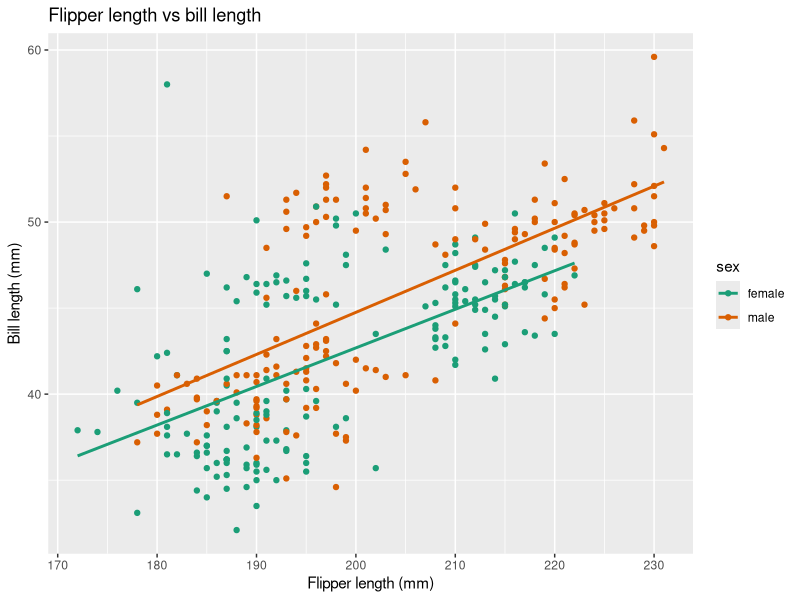
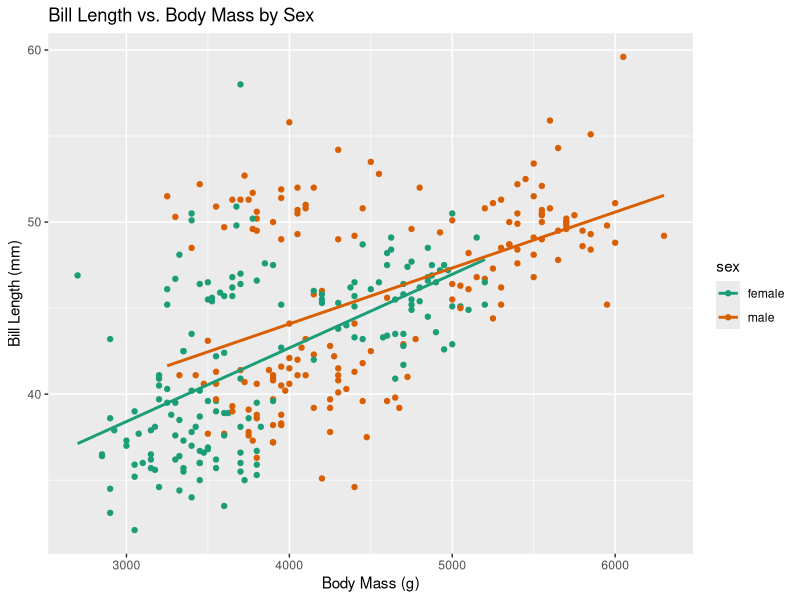

Generate these figures, in order, with R:
## ---- chunk 1
#| label: setup
#| message: false

library(tidyverse)
library(modeldata)
## ---- chunk 2
penguins_sm <- penguins %>% 
  filter(!is.na(sex))
## ---- chunk 3
#| fig-alt: scatter plot and regresion highlighting correlations of bill length and flipper length across sexes seperately
#| warning: false
#| message: false
ggplot(penguins_sm,
       aes(x = flipper_length_mm,
           y = bill_length_mm,
           color = sex)) +
  geom_point() + 
  geom_smooth(method = "lm",
              se = FALSE) +
  scale_color_brewer(palette = "Dark2") +
  labs(
    title = "Flipper length vs bill length",
    x = "Flipper length (mm)",
    y = "Bill length (mm)",
  )
## ---- chunk 4
model1 = lm(bill_length_mm ~ flipper_length_mm,
            data = penguins_sm)

summary(model1)
## ---- chunk 5
model2 = lm(bill_length_mm ~ flipper_length_mm + body_mass_g,
            data = penguins_sm)

summary(model2)
## ---- chunk 6
model3 = lm(bill_length_mm ~ body_mass_g + sex,
            data = penguins_sm)

summary(model3)
## ---- chunk 7
#| fig-alt: scatter plot and regresion highlighting correlations of bill length and body mass across sexes seperately
#| warning: false
#| message: false
ggplot(penguins_sm, aes(x = body_mass_g, 
                        y = bill_length_mm, 
                        color = sex)) +
  geom_point() +
  geom_smooth(method = "lm", 
              se = FALSE) +
  labs(
    title = "Bill Length vs. Body Mass by Sex",
    x = "Body Mass (g)",
    y = "Bill Length (mm)",
    color = "sex") +
  scale_color_brewer(palette = "Dark2")
## ---- chunk 8
model4 = lm(bill_length_mm ~ flipper_length_mm + body_mass_g + sex,
            data = penguins_sm)

summary(model4)
